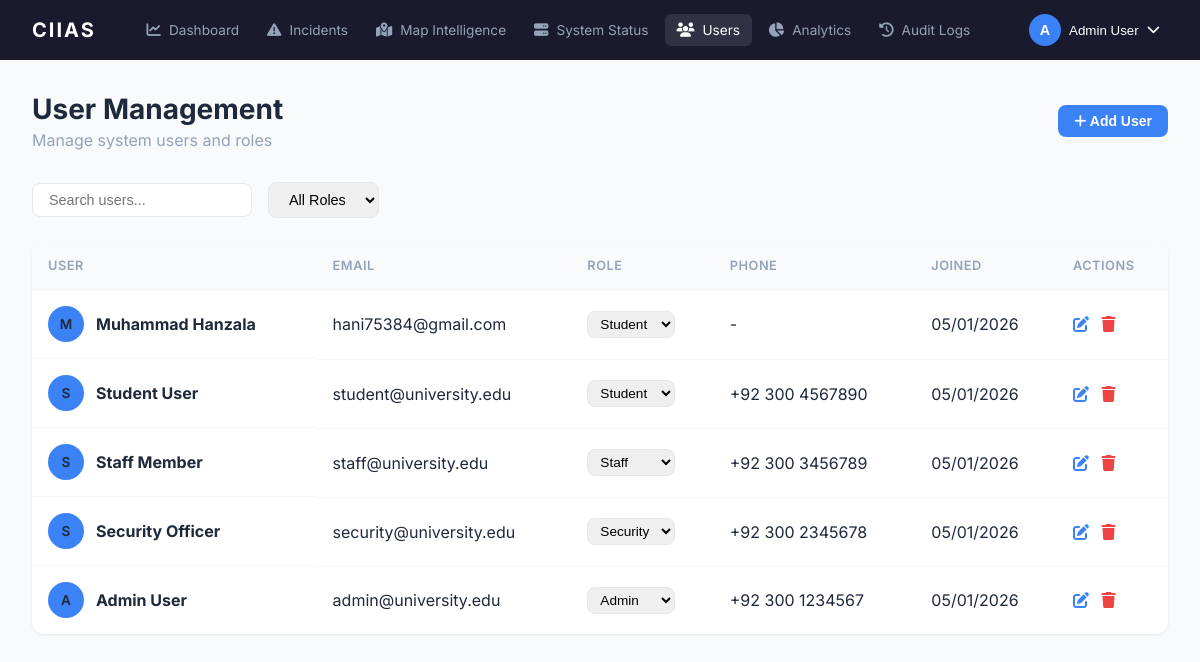
The page /users (signed in) on the database as committed earlier.
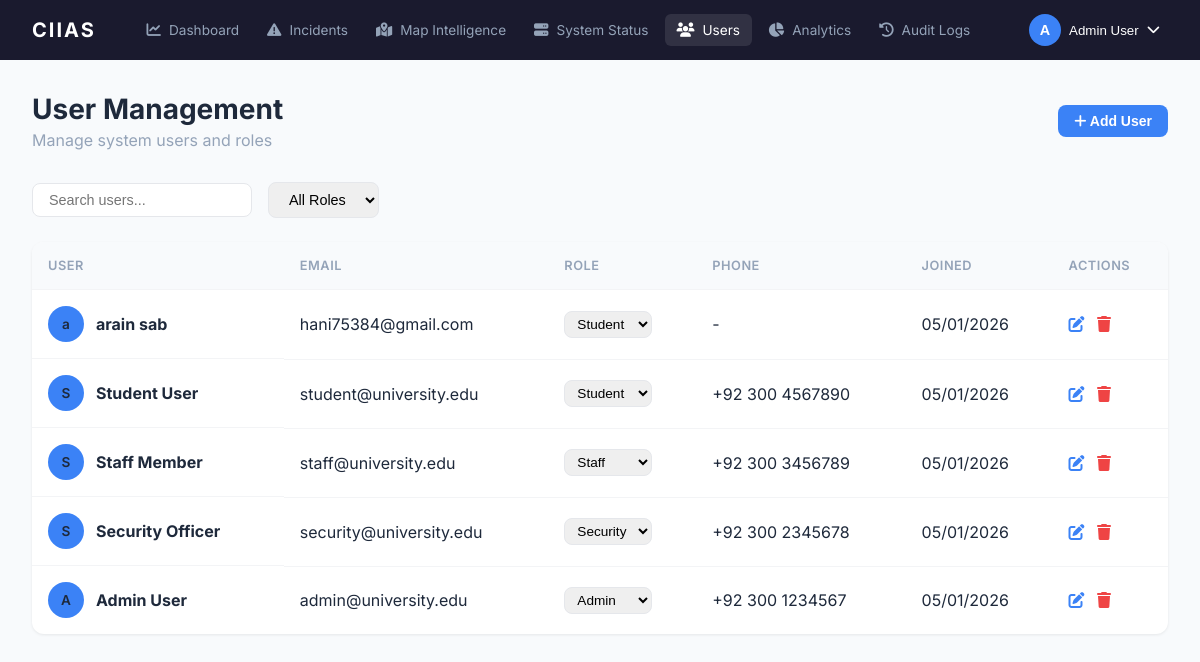
The same page on the database as committed later.
### app/models.py (models this page shows, shortened)
class User(db.Model):
    __tablename__ = 'users'
    id = db.Column(db.Integer, primary_key=True)
    name = db.Column(db.String(100), nullable=False)
    email = db.Column(db.String(120), unique=True, nullable=False, index=True)
    password_hash = db.Column(db.String(256), nullable=False)
    role = db.Column(db.String(20), default='student')  # student, staff, security, admin
    phone = db.Column(db.String(20))
    profile_photo = db.Column(db.String(256))
    created_at = db.Column(db.DateTime, default=datetime.utcnow)
    is_active = db.Column(db.Boolean, default=True)
    fcm_token = db.Column(db.String(256))  # For push notifications

### app/web/routes.py (the view)
@web_bp.route('/users')
@role_required(ROLE_ADMIN)
def users():
    all_users = User.query.order_by(User.created_at.desc()).all()
    return render_template('users.html', users=all_users)

### app/utils.py (called while the page is built)
def role_required(*roles):
    def decorator(f):
        @wraps(f)
        def decorated_function(*args, **kwargs):
            if 'user_id' not in session:
                flash('Please login to access this page')
                return redirect(url_for('web.login'))
            user_role = session.get('user_role', 'student')
            if user_role not in roles:
                flash('You do not have permission to access this page')
                return redirect(url_for('web.dashboard'))
            return f(*args, **kwargs)
        return decorated_function
    return decorator

def has_permission(user_role, permission):
    return permission in PERMISSIONS.get(user_role, [])

### app/web/routes.py (called while the page is built)
@web_bp.context_processor
def inject_permissions():
    def check_permission(permission):
        return has_permission(session.get('user_role', 'student'), permission)
    return dict(has_permission=check_permission)

### app/templates/users.html (shortened to what this page needs)
{% extends "base.html" %}
{% block content %}
<div class="page-container">
    <div class="page-header" style="display:flex;justify-content:space-between;align-items:center;">
        <div>
            <h1>User Management</h1>
            <p>Manage system users and roles</p>
        </div>
        <button class="btn-primary btn-sm" onclick="openModal()"><i class="fas fa-plus"></i> Add User</button>
    </div>
    <div class="filters">
        <input type="text" placeholder="Search users..." id="searchUser" onkeyup="filterUsers()">
        <select id="roleFilter" onchange="filterUsers()">
            <option value="">All Roles</option>
        </select>
    </div>
    <table class="data-table" id="usersTable">
        <thead>
            <tr>
                <th>User</th>
                <th>Email</th>
                <th>Role</th>
                <th>Phone</th>
                <th>Joined</th>
                <th>Actions</th>
            </tr>
        </thead>
        <tbody>
            {% for u in users %}
            <tr data-role="{{ u.role }}">
                <td style="display:flex;align-items:center;gap:0.75rem;">
                    <div class="user-avatar" style="width:36px;height:36px;font-size:0.85rem;">{{ u.name[0] }}</div>
                    <strong>{{ u.name }}</strong>
                </td>
                <td>{{ u.email }}</td>
                <td>
                    <form action="{{ url_for('web.update_user_role', id=u.id) }}" method="POST" style="display:inline;">
                        <select name="role" onchange="this.form.submit()" class="form-control"
                            style="padding:0.25rem 0.5rem;font-size:0.85rem;width:auto;">
                            <option value="admin" {{ 'selected' if u.role=='admin' }}>Admin</option>
                            <option value="security" {{ 'selected' if u.role=='security' }}>Security</option>
                            <option value="staff" {{ 'selected' if u.role=='staff' }}>Staff</option>
                            <option value="student" {{ 'selected' if u.role=='student' }}>Student</option>
                        </select>
                    </form>
                </td>
                <td>{{ u.phone or '-' }}</td>
                <td>{{ u.created_at.strftime('%d/%m/%Y') if u.created_at else '-' }}</td>
                <td>
                    <a href="#" style="color:var(--accent);margin-right:0.5rem;" title="Edit"><i
                            class="fas fa-edit"></i></a>
                    <a href="#" style="color:var(--danger);" title="Delete"><i class="fas fa-trash"></i></a>
                </td>
            </tr>
            {% endfor %}
        </tbody>
    </table>
</div>
{% endblock %}

Rows that differ between the two databases and show on the page:
changed User "hani75384@gmail.com": name "M" → "a"; name "Muhammad Hanzala" → "arain sab"
